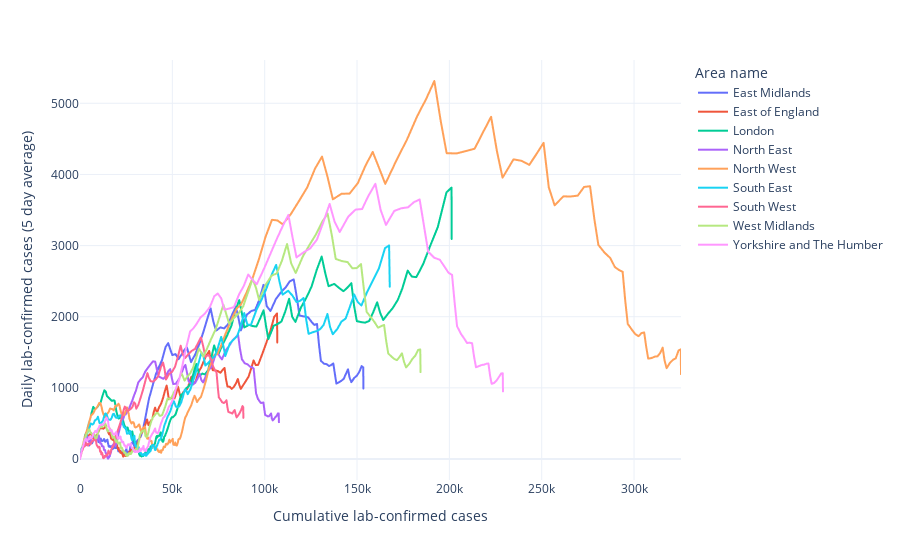

The notebook cell saved with this chart:
### Markdown cell above
Interactive version of the same graph using plotly

### Code cell
p = pex.line(y=f"Daily lab-confirmed cases ({n_days} day average)",
             x="Cumulative lab-confirmed cases", 
             color="Area name", data_frame=region_data.rename(columns={"cumCasesBySpecimenDate" : "Cumulative lab-confirmed cases", "areaName" : "Area name"}),
            template="plotly_white")
p

### Figure 1 — Plotly figure (JSON) as saved in the notebook; plotly's stock layout.template omitted (floating-point values rounded to 4 significant figures; data arrays with more than 128 entries replaced by an {"elided": "..."} marker saying what was removed)
{"data": [{"hovertemplate": "Area name=East Midlands<br>Cumulative lab-confirmed cases=%{x}<br>Daily lab-confirmed cases (5 day average)=%{y}<extra></extra>", "legendgroup": "East Midlands", "line": {"color": "#636efa", "dash": "solid"}, "mode": "lines", "name": "East Midlands", "showlegend": true, "type": "scattergl", "x": {"elided": "292 int values"}, "xaxis": "x", "y": {"elided": "292 float values"}, "yaxis": "y"}, {"hovertemplate": "Area name=East of England<br>Cumulative lab-confirmed cases=%{x}<br>Daily lab-confirmed cases (5 day average)=%{y}<extra></extra>", "legendgroup": "East of England", "line": {"color": "#EF553B", "dash": "solid"}, "mode": "lines", "name": "East of England", "showlegend": true, "type": "scattergl", "x": {"elided": "287 int values"}, "xaxis": "x", "y": {"elided": "287 float values"}, "yaxis": "y"}, {"hovertemplate": "Area name=London<br>Cumulative lab-confirmed cases=%{x}<br>Daily lab-confirmed cases (5 day average)=%{y}<extra></extra>", "legendgroup": "London", "line": {"color": "#00cc96", "dash": "solid"}, "mode": "lines", "name": "London", "showlegend": true, "type": "scattergl", "x": {"elided": "302 int values"}, "xaxis": "x", "y": {"elided": "302 float values"}, "yaxis": "y"}, {"hovertemplate": "Area name=North East<br>Cumulative lab-confirmed cases=%{x}<br>Daily lab-confirmed cases (5 day average)=%{y}<extra></extra>", "legendgroup": "North East", "line": {"color": "#ab63fa", "dash": "solid"}, "mode": "lines", "name": "North East", "showlegend": true, "type": "scattergl", "x": {"elided": "282 int values"}, "xaxis": "x", "y": {"elided": "282 float values"}, "yaxis": "y"}, {"hovertemplate": "Area name=North West<br>Cumulative lab-confirmed cases=%{x}<br>Daily lab-confirmed cases (5 day average)=%{y}<extra></extra>", "legendgroup": "North West", "line": {"color": "#FFA15A", "dash": "solid"}, "mode": "lines", "name": "North West", "showlegend": true, "type": "scattergl", "x": {"elided": "291 int values"}, "xaxis": "x", "y": {"elided": "291 float values"}, "yaxis": "y"}, {"hovertemplate": "Area name=South East<br>Cumulative lab-confirmed cases=%{x}<br>Daily lab-confirmed cases (5 day average)=%{y}<extra></extra>", "legendgroup": "South East", "line": {"color": "#19d3f3", "dash": "solid"}, "mode": "lines", "name": "South East", "showlegend": true, "type": "scattergl", "x": {"elided": "308 int values"}, "xaxis": "x", "y": {"elided": "308 float values"}, "yaxis": "y"}, {"hovertemplate": "Area name=South West<br>Cumulative lab-confirmed cases=%{x}<br>Daily lab-confirmed cases (5 day average)=%{y}<extra></extra>", "legendgroup": "South West", "line": {"color": "#FF6692", "dash": "solid"}, "mode": "lines", "name": "South West", "showlegend": true, "type": "scattergl", "x": {"elided": "287 int values"}, "xaxis": "x", "y": {"elided": "287 float values"}, "yaxis": "y"}, {"hovertemplate": "Area name=West Midlands<br>Cumulative lab-confirmed cases=%{x}<br>Daily lab-confirmed cases (5 day average)=%{y}<extra></extra>", "legendgroup": "West Midlands", "line": {"color": "#B6E880", "dash": "solid"}, "mode": "lines", "name": "West Midlands", "showlegend": true, "type": "scattergl", "x": {"elided": "291 int values"}, "xaxis": "x", "y": {"elided": "291 float values"}, "yaxis": "y"}, {"hovertemplate": "Area name=Yorkshire and The Humber<br>Cumulative lab-confirmed cases=%{x}<br>Daily lab-confirmed cases (5 day average)=%{y}<extra></extra>", "legendgroup": "Yorkshire and The Humber", "line": {"color": "#FF97FF", "dash": "solid"}, "mode": "lines", "name": "Yorkshire and The Humber", "showlegend": true, "type": "scattergl", "x": {"elided": "314 int values"}, "xaxis": "x", "y": {"elided": "314 float values"}, "yaxis": "y"}], "layout": {"autosize": true, "legend": {"title": {"text": "Area name"}, "tracegroupgap": 0}, "margin": {"t": 60}, "xaxis": {"anchor": "y", "autorange": true, "domain": [0, 1], "range": [1, 325414], "title": {"text": "Cumulative lab-confirmed cases"}, "type": "linear"}, "yaxis": {"anchor": "x", "autorange": true, "domain": [0, 1], "range": [-295.2, 5609.0], "title": {"text": "Daily lab-confirmed cases (5 day average)"}, "type": "linear"}}}
